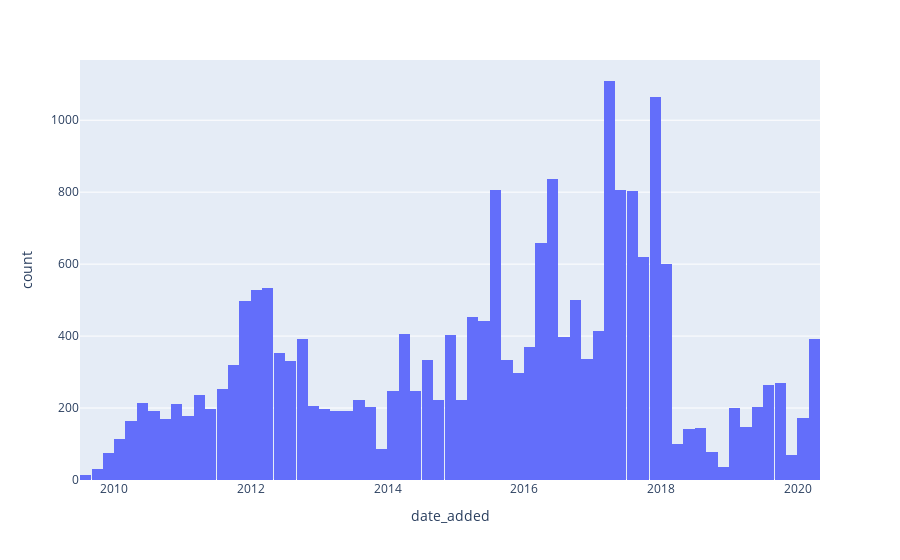

Here is the notebook cell this chart was saved with:
### Markdown cell above
<h2>Univariate analysis</h2>

### Code cell
px.histogram(memes, x="date_added")

### Figure 1 — Plotly figure (JSON) as saved in the notebook; plotly's stock layout.template omitted (floating-point values rounded to 4 significant figures; data arrays with more than 128 entries replaced by an {"elided": "..."} marker saying what was removed)
{"data": [{"bingroup": "x", "hovertemplate": "date_added=%{x}<br>count=%{y}<extra></extra>", "legendgroup": "", "marker": {"color": "#636efa", "pattern": {"shape": ""}}, "name": "", "orientation": "v", "showlegend": false, "type": "histogram", "x": {"elided": "21451 str values"}, "xaxis": "x", "yaxis": "y"}], "layout": {"barmode": "relative", "legend": {"tracegroupgap": 0}, "margin": {"t": 60}, "xaxis": {"anchor": "y", "domain": [0, 1], "title": {"text": "date_added"}}, "yaxis": {"anchor": "x", "domain": [0, 1], "title": {"text": "count"}}}}
